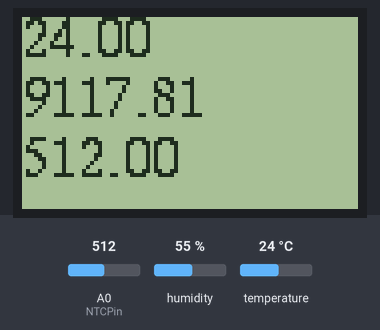
A sketch run on a simulated ESP8266 (NodeMCU). On the bench: 84×48 one-colour display. The test bench sets the inputs (shaded band); at power-on: A0 (NTCPin) = 512, temperature 24 °C, humidity 55 %. What the sketch prints to the serial monitor is not drawn.

Above: at 1.2 s.
1.3 s: A0 (NTCPin) set to 1023
At 3.4 s:
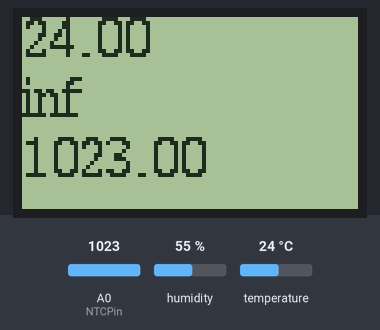
3.7 s: temperature set to 12 °C
At 5.4 s:
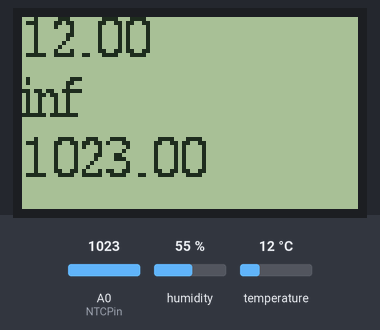
5.8 s: A0 (NTCPin) set to 900
At 7.2 s:
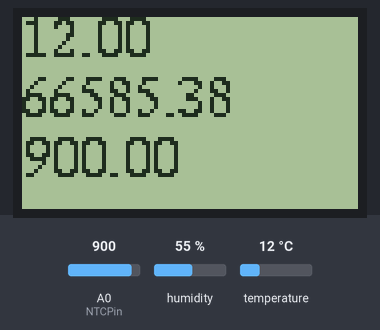
7.9 s: temperature set to 19 °C
At 9.1 s:
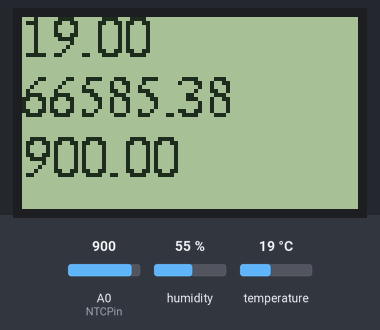
10.0 s: A0 (NTCPin) set to 716
At 11.8 s:
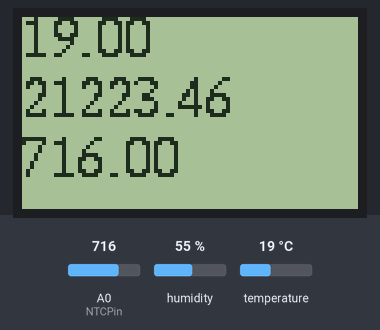
12.1 s: temperature set to 28 °C
At 13.9 s:
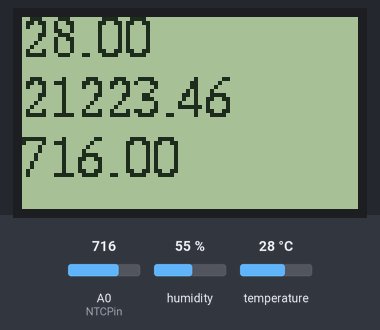
Timing chart, 0 to 15.2 s (numbered marks = the images above; inputs shaded):
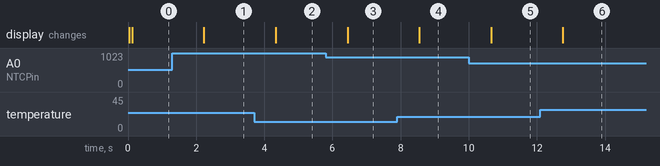

Measured:
- after the input at 1.3 s, the display: changes after 0.93 s (image 1)
- after the input at 3.7 s, the display: changes after 0.64 s (image 2)
- after the input at 5.8 s, the display: changes after 0.64 s (image 3)
- after the input at 7.9 s, the display: changes after 0.65 s (image 4)
- after the input at 10.0 s, the display: changes after 0.65 s (image 5)
- after the input at 12.1 s, the display: changes after 0.66 s (image 6)

The sketch:

ntc_HTU21_kalibrate.ino
```cpp
#include <Arduino.h>
#include <U8g2lib.h>
#include <math.h>

#ifdef U8X8_HAVE_HW_SPI
#include <SPI.h>
#include <Wire.h>
#include <HTU21D.h>
#endif

#define SDA  D4
#define SCL  D3


//------------------------------
byte NTCPin = A0;
#define SERIESRESISTOR 9100
#define NOMINAL_RESISTANCE 10000
#define NOMINAL_TEMPERATURE 25
#define BCOEFFICIENT 3950

HTU21D myHTU21D(HTU21D_RES_RH12_TEMP14);

U8G2_PCD8544_84X48_F_4W_SW_SPI u8g2(U8G2_R0, D8, D7, RX, D6, D0);

float tFloor = 0;
float tAir = 0;
float hAir = 0;
float destTf = 25.0;
float Resistance;
float ADCvalue;

//###############################################################################
//### FUNCTIONS ###


float readNTC() {

  ADCvalue = analogRead(NTCPin);
  Serial.print("Analoge "); Serial.print(ADCvalue); Serial.print(" = ");
  //convert value to resistance
  Resistance = (1023 / ADCvalue) - 1;
  Resistance = SERIESRESISTOR / Resistance;
  Serial.print(Resistance); Serial.println(" Ohm");
  float steinhart;
  steinhart = Resistance / NOMINAL_RESISTANCE; // (R/Ro)
  steinhart = log(steinhart); // ln(R/Ro)
  steinhart /= BCOEFFICIENT; // 1/B * ln(R/Ro)
  steinhart += 1.0 / (NOMINAL_TEMPERATURE + 273.15); // + (1/To)
  steinhart = 1.0 / steinhart; // Invert
  steinhart -= 273.15; // convert to C
  return steinhart+NOMINAL_TEMPERATURE;
}

void render(void) {

  String t = String(tAir);
  //String h  = String(hAir);
  String r = String(Resistance);
  String a = String(ADCvalue);

  const char * tt = t.c_str(); //const char * dd1 = d1.c_str();
  const char * rr = r.c_str(); //const char * dd3 = d3.c_str();
  const char * aa = a.c_str(); //const char * dd4 = d4.c_str();
  //const char * hh = h.c_str();   //const char * dd2 = d2.c_str();

  u8g2.clearBuffer();
  // air temp and humidity
  u8g2.setFont(u8g2_font_timR10_tr);
  u8g2.drawStr(0,10, tt);
  //u8g2.drawStr(0,20, hh);
  u8g2.drawStr(0,25, rr);
  u8g2.drawStr(0,40, aa);

  u8g2.sendBuffer();
}


void setup() {
  Serial.begin(115200);
  Serial.println();//Serial.println();Serial.println();

  while (myHTU21D.begin(SDA,SCL) != true)
  {
    Serial.println(F("Si7021 sensor is faild or not connected"));
    delay(5000);
  }
  Serial.println(F("Si7021 sensor is active"));

  tFloor = readNTC();
  tAir = myHTU21D.readTemperature(); //random(100, 800) / 10.0;
  hAir = myHTU21D.readHumidity(); //random(100, 800) / 10.0;

  u8g2.begin();

}

void loop() {

  tFloor = readNTC();
  tAir = myHTU21D.readTemperature(); //random(100, 800) / 10.0;
  hAir = myHTU21D.readHumidity(); //random(100, 800) / 10.0;

  render();
  delay(1000);
}
```
